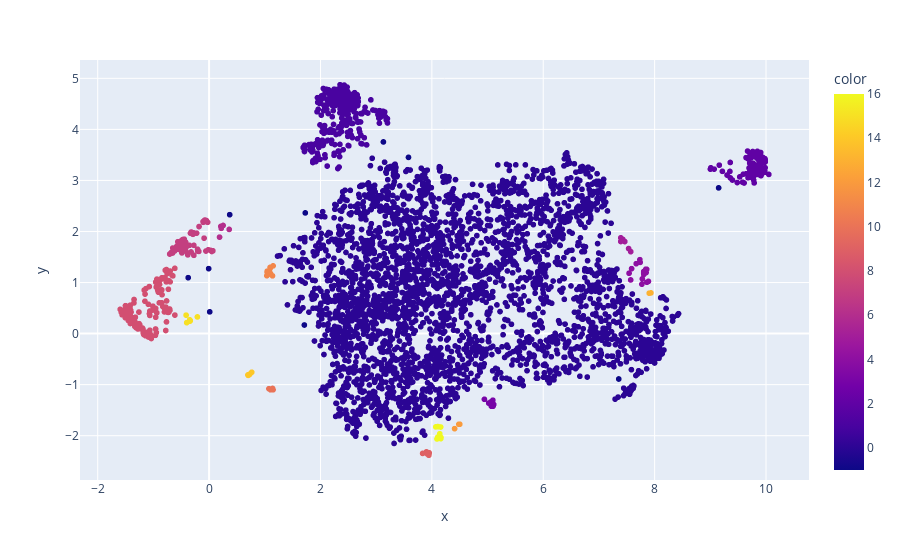

Notebook cell for this chart:
### Code cell
clustering_labels = cluster_vector(emo_vector, eps=0.2)

### Figure 1 — Plotly figure (JSON) as saved in the notebook; plotly's stock layout.template omitted (floating-point values rounded to 4 significant figures; data arrays with more than 128 entries replaced by an {"elided": "..."} marker saying what was removed)
{"data": [{"hovertemplate": "<b>%{hovertext}</b><br><br>x=%{x}<br>y=%{y}<br>color=%{marker.color}<extra></extra>", "hovertext": {"elided": "4076 str values"}, "legendgroup": "", "marker": {"color": {"elided": "4076 int values"}, "coloraxis": "coloraxis", "symbol": "circle"}, "mode": "markers", "name": "", "showlegend": false, "type": "scattergl", "x": {"elided": "4076 float values"}, "xaxis": "x", "y": {"elided": "4076 float values"}, "yaxis": "y"}], "layout": {"coloraxis": {"colorbar": {"title": {"text": "color"}}, "colorscale": [[0, "#0d0887"], [0.1111, "#46039f"], [0.2222, "#7201a8"], [0.3333, "#9c179e"], [0.4444, "#bd3786"], [0.5556, "#d8576b"], [0.6667, "#ed7953"], [0.7778, "#fb9f3a"], [0.8889, "#fdca26"], [1, "#f0f921"]]}, "legend": {"tracegroupgap": 0}, "margin": {"t": 60}, "xaxis": {"anchor": "y", "domain": [0, 1], "title": {"text": "x"}}, "yaxis": {"anchor": "x", "domain": [0, 1], "title": {"text": "y"}}}}
